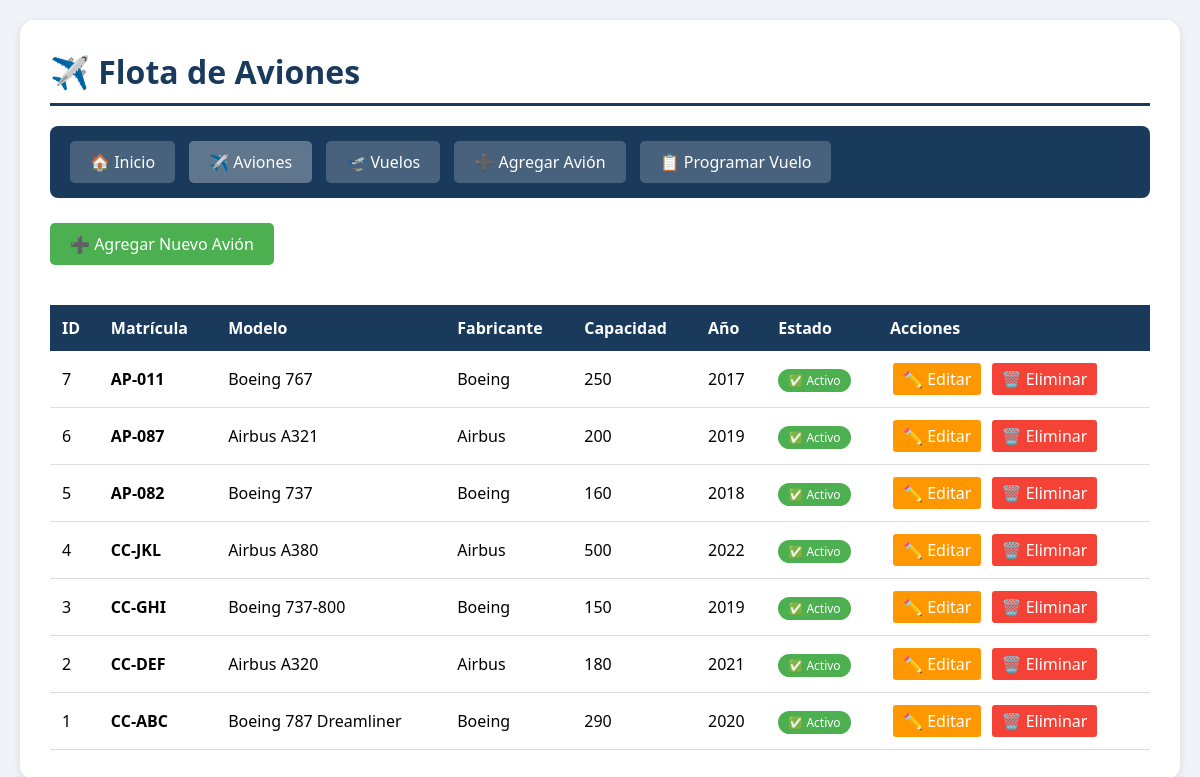
The page /aviones_list.php on the database as committed earlier.
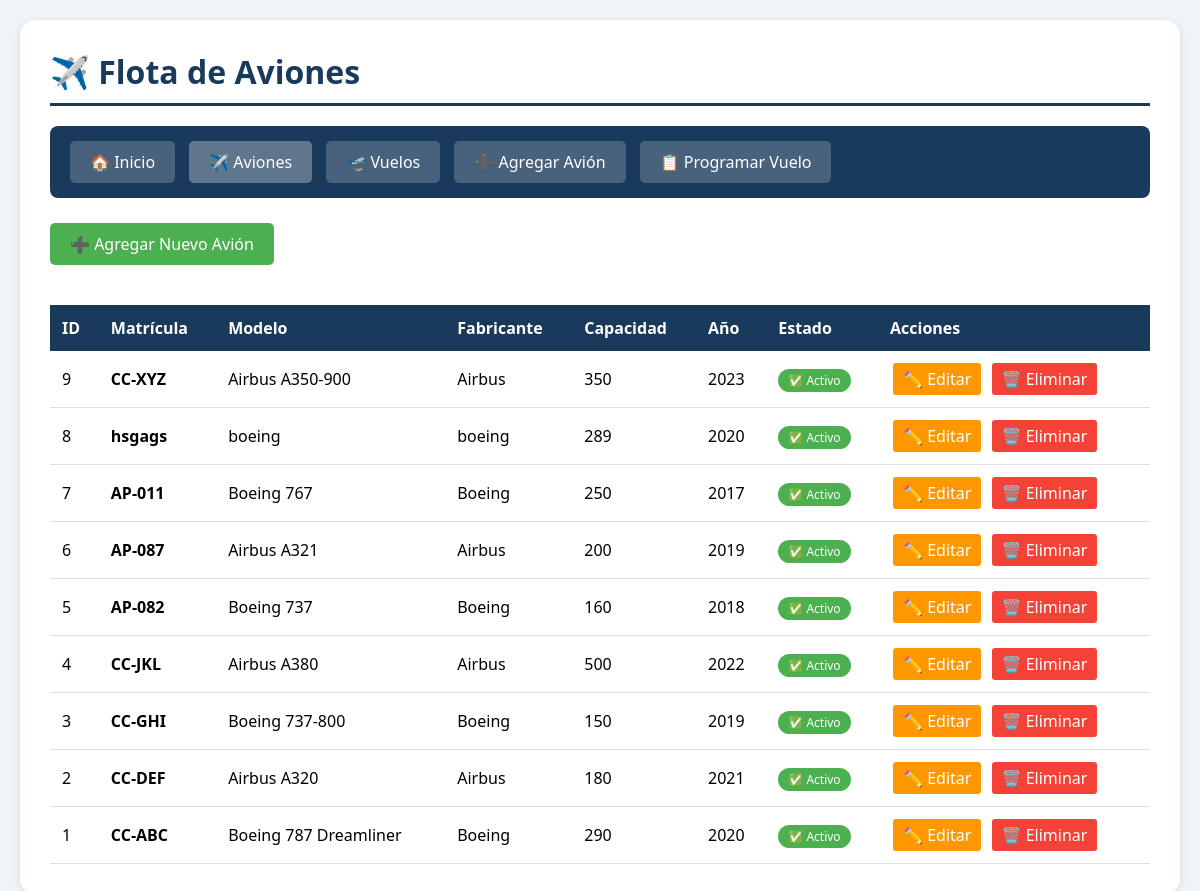
The same page on the database as committed later.
### tables this page shows
CREATE TABLE aviones (
    id INTEGER PRIMARY KEY AUTOINCREMENT,
    matricula TEXT UNIQUE NOT NULL,
    modelo TEXT NOT NULL,
    fabricante TEXT NOT NULL,
    capacidad INTEGER NOT NULL,
    año_fabricacion INTEGER,
    estado TEXT DEFAULT 'Activo',
    fecha_registro TIMESTAMP DEFAULT CURRENT_TIMESTAMP
);

### includes/db.php (called while the page is built, shortened)
<?php
class Database {
    private static $instance = null;
    private $db;
    private function __construct() {
        $this->dbPath = __DIR__ . '/../database.db';
        try {
            $this->db = new PDO('sqlite:' . $this->dbPath);
            $this->db->setAttribute(PDO::ATTR_ERRMODE, PDO::ERRMODE_EXCEPTION);
            $this->db->setAttribute(PDO::ATTR_DEFAULT_FETCH_MODE, PDO::FETCH_ASSOC);
        } catch (PDOException $e) {
            die("❌ Error de conexión: " . $e->getMessage());
        }
    }
    public static function getInstance() {
        if (self::$instance == null) {
            self::$instance = new Database();
        }
        return self::$instance;
    }
    public function getConnection() {
        return $this->db;
    }
}
?>

### includes/crud.php (called while the page is built, shortened)
<?php
require_once __DIR__ . '/db.php';
class CRUD {
    private $db;
    public function __construct() {
        $this->db = Database::getInstance()->getConnection();
    }
    public function readAllAviones() {
        try {
            $sql = "SELECT * FROM aviones ORDER BY id DESC";
            $stmt = $this->db->query($sql);
            return $stmt->fetchAll();
        } catch (PDOException $e) {
            return [];
        }
    }
}
?>

### aviones_list.php (the view, shortened to what this page needs)
<?php
require_once 'includes/crud.php';
$crud = new CRUD();
$aviones = $crud->readAllAviones();
?>
<!DOCTYPE html>
<html lang="es">
<head>
</head>
<body>
    <div class="container">
        <h1>✈️ Flota de Aviones</h1>
        <div class="navbar">
            <a href="index.php">🏠 Inicio</a>
            <a href="aviones_list.php" style="background:rgba(255,255,255,0.3);">✈️ Aviones</a>
            <a href="vuelos_list.php">🛫 Vuelos</a>
            <a href="aviones_create.php">➕ Agregar Avión</a>
            <a href="vuelos_create.php">📋 Programar Vuelo</a>
        </div>
        <a href="aviones_create.php" class="btn-agregar">➕ Agregar Nuevo Avión</a>
        <table>
            <thead>
                <tr>
                    <th>ID</th>
                    <th>Matrícula</th>
                    <th>Modelo</th>
                    <th>Fabricante</th>
                    <th>Capacidad</th>
                    <th>Año</th>
                    <th>Estado</th>
                    <th>Acciones</th>
                </tr>
            </thead>
            <tbody>
                <?php if (count($aviones) > 0): ?>
                    <?php foreach ($aviones as $avion): ?>
                        <tr>
                            <td><?= $avion['id'] ?></td>
                            <td><strong><?= htmlspecialchars($avion['matricula']) ?></strong></td>
                            <td><?= htmlspecialchars($avion['modelo']) ?></td>
                            <td><?= htmlspecialchars($avion['fabricante']) ?></td>
                            <td><?= $avion['capacidad'] ?></td>
                            <td><?= $avion['año_fabricacion'] ?></td>
                            <td>
                                <?php if ($avion['estado'] == 'Activo'): ?>
                                    <span class="status-activo">✅ Activo</span>
                                <?php elseif ($avion['estado'] == 'Mantenimiento'): ?>
                                    <span class="status-mantenimiento">🔧 Mantenimiento</span>
                                <?php else: ?>
                                    <span class="status-retirado">❌ Retirado</span>
                                <?php endif; ?>
                            </td>
                            <td class="acciones">
                                <a href="aviones_update.php?id=<?= $avion['id'] ?>" class="btn-editar">✏️ Editar</a>
                                <a href="aviones_delete.php?id=<?= $avion['id'] ?>" class="btn-eliminar" onclick="return confirm('¿Estás seguro de eliminar este avión?')">🗑️ Eliminar</a>
                            </td>
                        </tr>
                    <?php endforeach; ?>
                <?php endif; ?>
            </tbody>
        </table>
    </div>
</body>
</html>

### aviones_list.php (style rules this page uses)
* { margin: 0; padding: 0; box-sizing: border-box; }
body { font-family: 'Segoe UI', Tahoma, Geneva, Verdana, sans-serif; background: #f0f4f8; padding: 20px; }
.container { max-width: 1200px; margin: 0 auto; background: white; padding: 30px; border-radius: 15px; box-shadow: 0 2px 10px rgba(0,0,0,0.1); }
h1 { color: #1a3a5c; border-bottom: 3px solid #1a3a5c; padding-bottom: 10px; margin-bottom: 20px; }
.navbar { background: #1a3a5c; padding: 15px; border-radius: 8px; margin-bottom: 25px; }
.navbar a { color: white; text-decoration: none; padding: 10px 20px; margin: 0 5px; background: rgba(255,255,255,0.2); border-radius: 5px; display: inline-block; }
.btn-agregar { background: #4caf50; color: white; padding: 10px 20px; text-decoration: none; border-radius: 5px; display: inline-block; margin-bottom: 20px; }
table { width: 100%; border-collapse: collapse; margin-top: 20px; }
th { background: #1a3a5c; color: white; padding: 12px; text-align: left; }
td { padding: 12px; border-bottom: 1px solid #ddd; }
.acciones a { padding: 5px 10px; margin: 0 3px; border-radius: 3px; text-decoration: none; color: white; display: inline-block; }
.btn-editar { background: #ff9800; }
.btn-eliminar { background: #f44336; }
.status-activo { background: #4caf50; color: white; padding: 3px 10px; border-radius: 15px; font-size: 12px; }

Rows that differ between the two databases and show on the page:
added aviones: id "9", matricula "CC-XYZ", modelo "Airbus A350-900", fabricante "Airbus", capacidad "350", año_fabricacion "2023", estado "✅ Activo"
added aviones: id "8", matricula "hsgags", modelo "boeing", fabricante "boeing", capacidad "289", año_fabricacion "2020", estado "✅ Activo"
